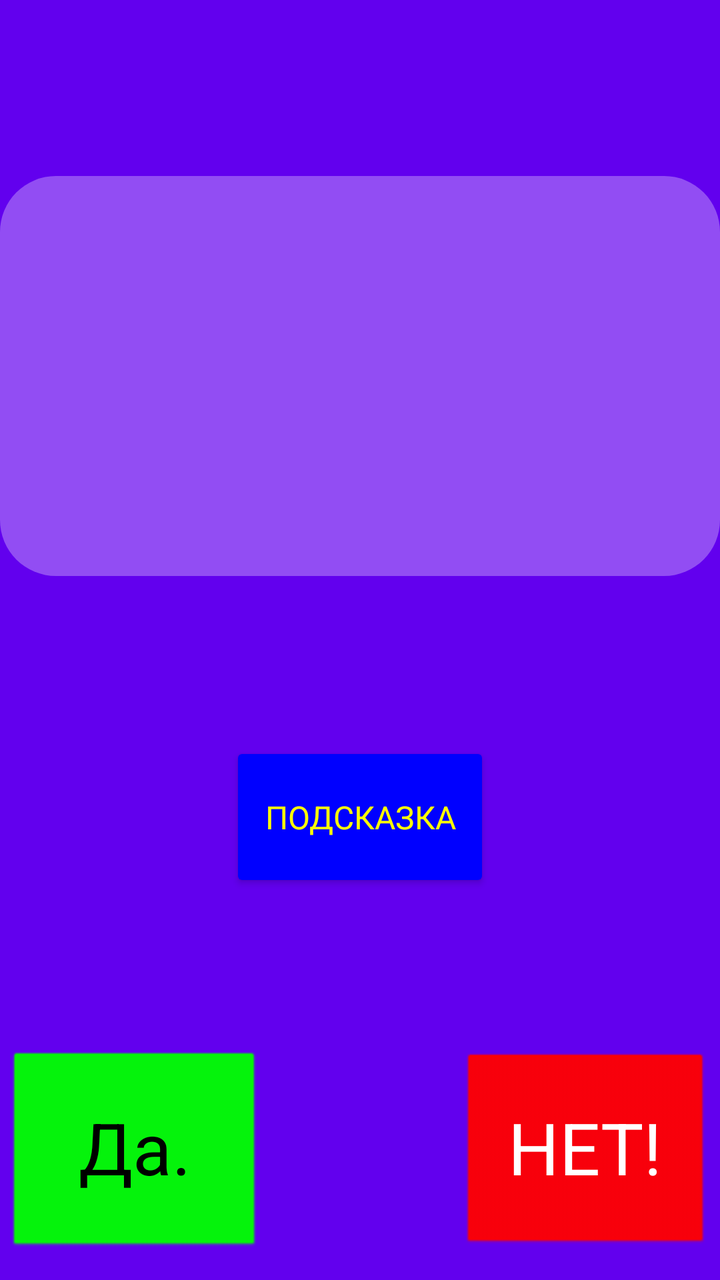
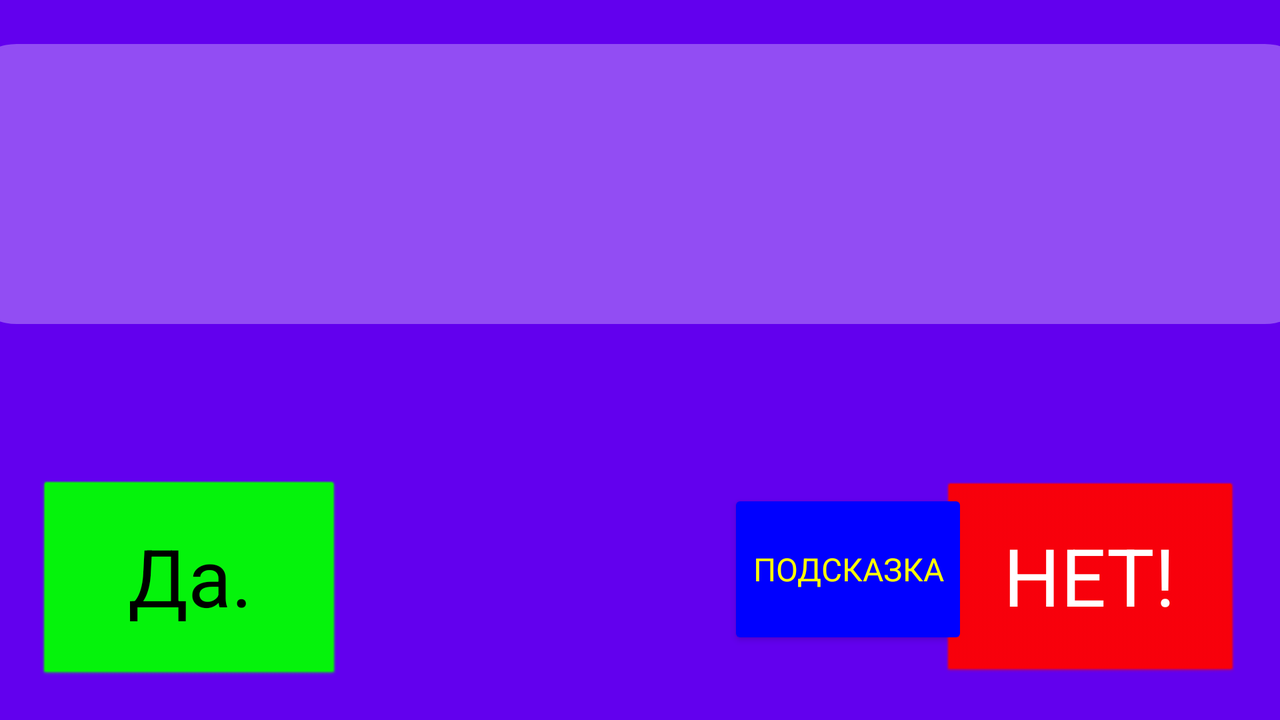

Compare how this app lays out the same screen by default and in its alternative resource folder. The renders come first, then the two layout files and the values they reference.
<!-- AndroidManifest.xml: application theme Theme.AreYouAHuman -->
<!-- res/layout/activity_main.xml -->
<?xml version="1.0" encoding="utf-8"?>
<android.support.constraint.ConstraintLayout xmlns:android="http://schemas.android.com/apk/res/android"
    xmlns:app="http://schemas.android.com/apk/res-auto"
    xmlns:tools="http://schemas.android.com/tools"
    android:layout_width="match_parent"
    android:layout_height="match_parent"
    android:background="@color/purple_500"
    android:visibility="visible"
    tools:context=".MainActivity">

    <TextView
        android:id="@+id/textView"
        style="@android:style/Widget.TextView"
        android:layout_width="match_parent"
        android:layout_height="200dp"
        android:background="@android:drawable/toast_frame"
        android:backgroundTint="#4DFFFFFF"
        android:clickable="false"
        android:fontFamily="sans-serif"
        android:gravity="center_horizontal|center_vertical"
        android:textAlignment="center"
        android:textAllCaps="false"
        android:textColor="#FFFF00"
        android:textSize="50sp"
        android:visibility="visible"
        app:layout_constraintBottom_toBottomOf="parent"
        app:layout_constraintLeft_toLeftOf="parent"
        app:layout_constraintRight_toRightOf="parent"
        app:layout_constraintTop_toTopOf="parent"
        app:layout_constraintVertical_bias="0.2" />


    <Button
        android:id="@+id/btnYes"
        android:layout_width="125dp"
        android:layout_height="100dp"
        android:background="@android:drawable/btn_default_small"
        android:backgroundTint="#00FF00"
        android:fontFamily="sans-serif"
        android:text="@string/yes"
        android:textAllCaps="false"
        android:textColor="#000000"
        android:textSize="36sp"
        app:layout_constraintBottom_toBottomOf="parent"
        app:layout_constraintEnd_toEndOf="parent"
        app:layout_constraintHorizontal_bias="0.02"
        app:layout_constraintStart_toStartOf="parent"
        app:layout_constraintTop_toBottomOf="@+id/btnHint"
        app:layout_constraintVertical_bias="0.85" />

    <Button
        android:id="@+id/btnNo"
        android:layout_width="125dp"
        android:layout_height="100dp"
        android:background="@android:drawable/btn_default"
        android:backgroundTint="#FF0000"
        android:fontFamily="sans-serif"
        android:text="@string/no"
        android:textColor="#FFFFFF"
        android:textSize="36sp"
        app:layout_constraintBottom_toBottomOf="parent"
        app:layout_constraintEnd_toEndOf="parent"
        app:layout_constraintHorizontal_bias="0.98"
        app:layout_constraintStart_toStartOf="parent"
        app:layout_constraintTop_toBottomOf="@+id/btnHint"
        app:layout_constraintVertical_bias="0.85" />

    <Button
        android:id="@+id/btnHint"
        android:layout_width="130dp"
        android:layout_height="75dp"
        android:backgroundTint="#0000FF"
        android:fontFamily="sans-serif"
        android:text="@string/hint"
        android:textColor="#FFFF00"
        android:textSize="16sp"
        app:layout_constraintBottom_toBottomOf="parent"
        app:layout_constraintEnd_toEndOf="parent"
        app:layout_constraintHorizontal_bias="0.5"
        app:layout_constraintStart_toStartOf="parent"
        app:layout_constraintTop_toBottomOf="@+id/textView"
        app:layout_constraintVertical_bias="0.3" />

</android.support.constraint.ConstraintLayout>
<!-- resources referenced by this layout -->
<resources>
  <string name="hint">Подсказка</string>
  <string name="no">Нет!</string>
  <string name="yes">Да.</string>
  <style name="Theme.AreYouAHuman" parent="Theme.AppCompat.Light.DarkActionBar">
          
          <item name="colorPrimary">@color/purple_500</item>
          <item name="colorPrimaryDark">@color/purple_700</item>
          <item name="colorAccent">@color/teal_200</item>
          
      </style>
</resources>
<!-- res/layout-land/activity_main.xml (the repository's variant of the layout above) -->
<!-- drawn on the phone turned sideways -->
<?xml version="1.0" encoding="utf-8"?>
<android.support.constraint.ConstraintLayout xmlns:android="http://schemas.android.com/apk/res/android"
    xmlns:app="http://schemas.android.com/apk/res-auto"
    xmlns:tools="http://schemas.android.com/tools"
    android:layout_width="match_parent"
    android:layout_height="match_parent"
    android:background="@color/purple_500"
    android:visibility="visible"
    tools:context=".MainActivity">

    <TextView
        android:id="@+id/textView"
        style="@android:style/Widget.TextView"
        android:layout_width="680dp"
        android:layout_height="140dp"
        android:background="@android:drawable/toast_frame"
        android:backgroundTint="#4DFFFFFF"
        android:clickable="false"
        android:fontFamily="sans-serif"
        android:textAlignment="center"
        android:textAllCaps="false"
        android:textColor="#FFFF00"
        android:textDirection="locale"
        android:textSize="50sp"
        android:visibility="visible"
        app:layout_constraintBottom_toBottomOf="parent"
        app:layout_constraintHorizontal_bias="0.5"
        app:layout_constraintLeft_toLeftOf="parent"
        app:layout_constraintRight_toRightOf="parent"
        app:layout_constraintTop_toTopOf="parent"
        app:layout_constraintVertical_bias="0.1" />

    <Button
        android:id="@+id/btnYes"
        android:layout_width="150dp"
        android:layout_height="100dp"
        android:background="@android:drawable/btn_default_small"
        android:backgroundTint="#00FF00"
        android:fontFamily="sans-serif"
        android:text="@string/yes"
        android:textAllCaps="false"
        android:textColor="#000000"
        android:textSize="40sp"
        app:layout_constraintBottom_toBottomOf="parent"
        app:layout_constraintEnd_toEndOf="parent"
        app:layout_constraintHorizontal_bias="0.04"
        app:layout_constraintStart_toStartOf="parent"
        app:layout_constraintTop_toBottomOf="@+id/textView"
        app:layout_constraintVertical_bias="0.8" />

    <Button
        android:id="@+id/btnNo"
        android:layout_width="150dp"
        android:layout_height="100dp"
        android:background="@android:drawable/btn_default"
        android:backgroundTint="#FF0000"
        android:fontFamily="sans-serif"
        android:text="@string/no"
        android:textColor="#FFFFFF"
        android:textSize="40sp"
        app:layout_constraintBottom_toBottomOf="parent"
        app:layout_constraintEnd_toEndOf="parent"
        app:layout_constraintHorizontal_bias="0.96"
        app:layout_constraintStart_toStartOf="parent"
        app:layout_constraintTop_toBottomOf="@+id/textView"
        app:layout_constraintVertical_bias="0.8" />

    <Button
        android:id="@+id/btnHint"
        android:layout_width="120dp"
        android:layout_height="80dp"
        android:backgroundTint="#0000FF"
        android:fontFamily="sans-serif"
        android:text="@string/hint"
        android:textColor="#FFFF00"
        android:textSize="16sp"
        app:layout_constraintBottom_toBottomOf="parent"
        app:layout_constraintEnd_toEndOf="parent"
        app:layout_constraintHorizontal_bias="0.7"
        app:layout_constraintStart_toStartOf="parent"
        app:layout_constraintTop_toBottomOf="@+id/textView"
        app:layout_constraintVertical_bias="0.7" />


</android.support.constraint.ConstraintLayout>
